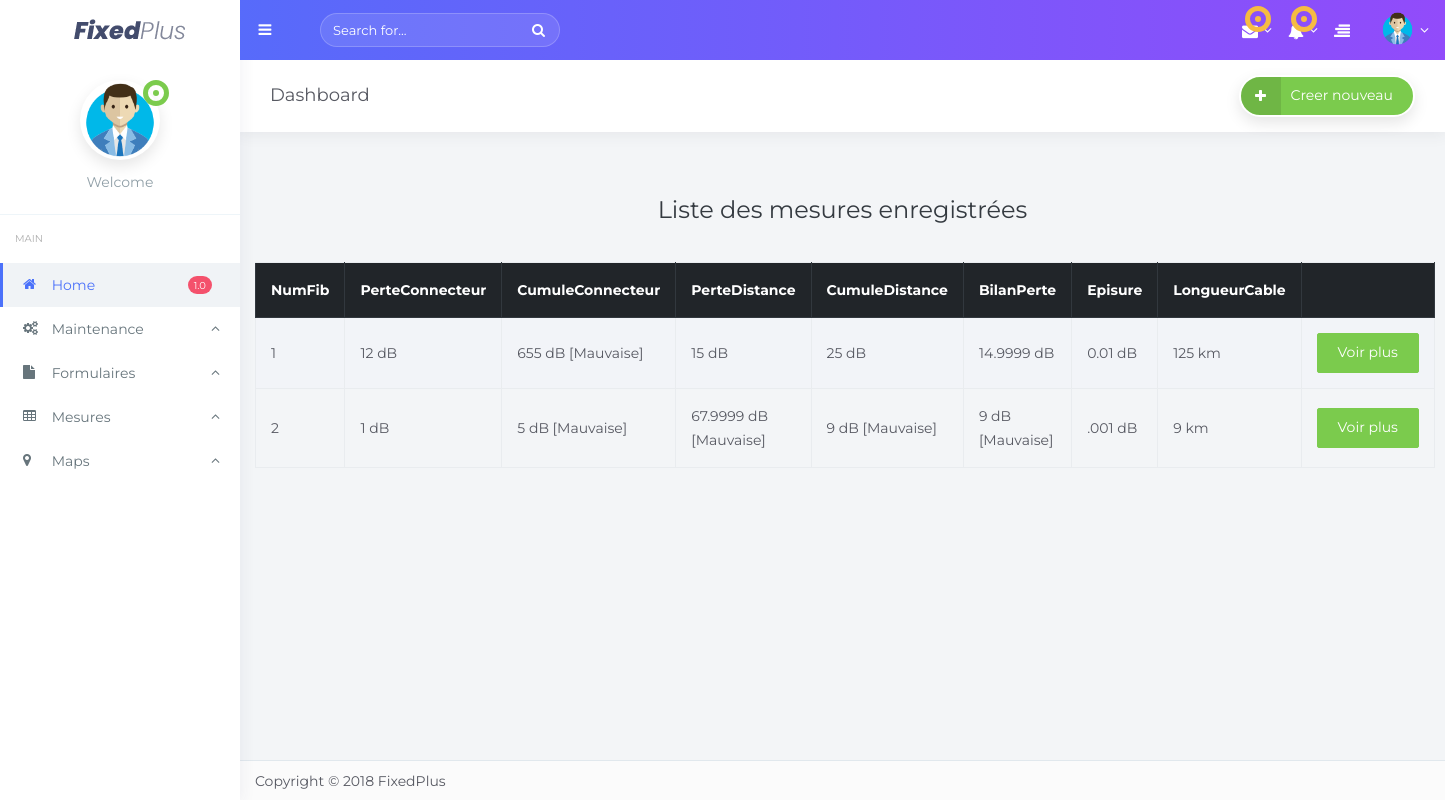
/reflecto/, run on an earlier commit of the app's database.
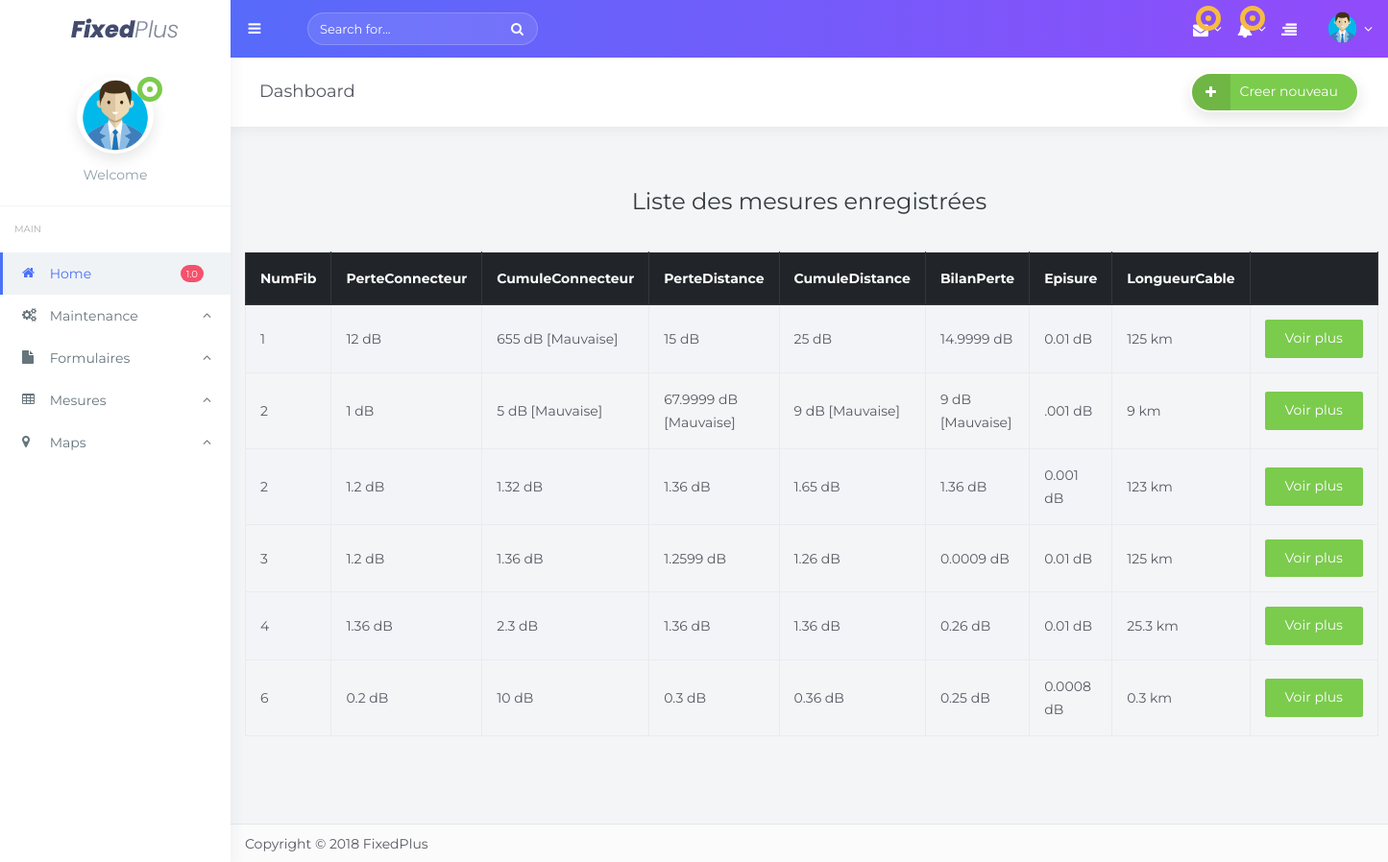
And on a later commit of the database.
### tchat/models.py (models this page shows, shortened)
class Mesurer(models.Model):
    NumFiber=models.CharField(max_length=5)
    PerteConnecteur=models.CharField(max_length=50)
    CumuleConnecteur=models.CharField(max_length = 50)
    PerteDistance=models.CharField(max_length=50)
    CumuleDistance=models.CharField(max_length = 50)
    BilanPertes=models.CharField(max_length = 50)
    LongueurCable=models.CharField(max_length = 50)
    Episure=models.CharField(max_length = 50)
    rapport = models.CharField(max_length = 255, blank=True, editable=False)
    date = models.DateField(auto_now_add=True, null=True, blank=True, editable=False)

### tchat/views.py (the view)
# urls.py: path('reflecto/', reflecto,name="reflecto"),
def reflecto(request):
       liste_mesures=Mesurer.objects.all()
       context = {"liste_mesures":liste_mesures}
       return render(request,"reflecto.html",context)

### tchat/templates/reflecto.html (shortened to what this page needs)
{% extends 'base2.html'%}
{% block content %}
{% load static %}
  <div class="row">
  <div class="text-dark text-center" style="padding:10px; margin:0;font-size:20px;width:100%;">&nbsp; <h2>Liste des mesures enregistrées</h2></div>
  <div style="clear:both; height: 20px">&nbsp;</div>
  <table id="table" class="table table-striped table-bordered table-white" style="width:100%;">
    <thead class="thead-dark">
    <tr>
      <th>NumFib</th>
      <th>PerteConnecteur</th>
      <th>CumuleConnecteur</th>
      <th>PerteDistance</th>
      <th>CumuleDistance</th>
      <th>BilanPerte</th>
      <th>Episure</th>
      <th>LongueurCable</th>
      <th></th>
    </tr>
    </thead>
    <tbody>
      {% for reflecto in liste_mesures %}
      <tr>
        <td>{{reflecto.NumFiber}}</td>
        <td>{% if reflecto.PerteConnecteur >= '5' %}{{reflecto.PerteConnecteur}} dB [Mauvaise] {% else %}{{reflecto.PerteConnecteur}} dB{% endif %}</td>
        <td>{% if reflecto.CumuleConnecteur >= '5' %}{{reflecto.CumuleConnecteur}} dB [Mauvaise] {% else %}{{reflecto.CumuleConnecteur}} dB{% endif %}</td>
        <td>{% if reflecto.PerteDistance >= '5' %}{{reflecto.PerteDistance}} dB [Mauvaise] {% else %}{{reflecto.PerteDistance}} dB{% endif %}</td>
        <td>{% if reflecto.CumuleDistance >= '5' %}{{reflecto.CumuleDistance}} dB [Mauvaise] {% else %}{{reflecto.CumuleDistance}} dB{% endif %}</td>
        <td>{% if reflecto.BilanPertes >= '5' %}{{reflecto.BilanPertes}} dB [Mauvaise] {% else %}{{reflecto.BilanPertes}} dB{% endif %}</td>
        <td>{% if reflecto.Episure >= '0.1' %}{{reflecto.Episure}} dB [Mauvaise] {% else %}{{reflecto.Episure}} dB{% endif %}</td>
        <td>{{reflecto.LongueurCable}} km </td>
        <td>
            <a href="http://localhost:3000/api/read/{{reflecto.pk}}" class="btn btn-success text-white">Voir plus</a>
        </td>
      </tr>
      {% endfor %}
  </table>
  </div>
<div style="clear:both; height: 85px">&nbsp;</div>
{% endblock %}

What changed in the data, as far as the page shows it:
added Mesurer: NumFiber "2", PerteConnecteur "1.2", CumuleConnecteur "1.32", PerteDistance "1.36", CumuleDistance "1.65", BilanPertes "1.36", Episure "0.001", LongueurCable "123"
added Mesurer: NumFiber "3", PerteConnecteur "1.2", CumuleConnecteur "1.36", PerteDistance "1.2599", CumuleDistance "1.26", BilanPertes "0.0009", Episure "0.01", LongueurCable "125"
added Mesurer: NumFiber "4", PerteConnecteur "1.36", CumuleConnecteur "2.3", PerteDistance "1.36", CumuleDistance "1.36", BilanPertes "0.26", Episure "0.01", LongueurCable "25.3"
added Mesurer: NumFiber "6", PerteConnecteur "0.2", CumuleConnecteur "10", PerteDistance "0.3", CumuleDistance "0.36", BilanPertes "0.25", Episure "0.0008", LongueurCable "0.3"
